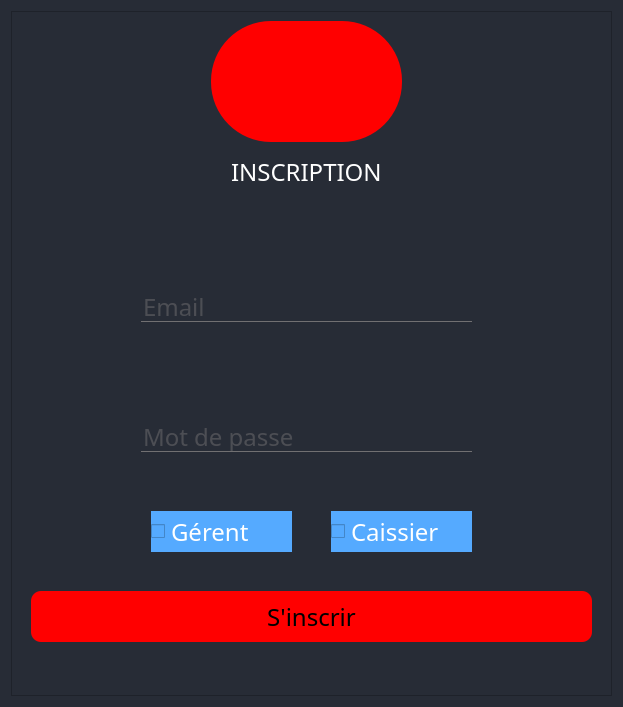
<?xml version="1.0" encoding="UTF-8"?>
<ui version="4.0">
 <class>inscrit</class>
 <widget class="QDialog" name="inscrit">
  <property name="geometry">
   <rect>
    <x>0</x>
    <y>0</y>
    <width>623</width>
    <height>707</height>
   </rect>
  </property>
  <property name="minimumSize">
   <size>
    <width>623</width>
    <height>0</height>
   </size>
  </property>
  <property name="maximumSize">
   <size>
    <width>623</width>
    <height>16777215</height>
   </size>
  </property>
  <property name="windowTitle">
   <string>Dialog</string>
  </property>
  <property name="styleSheet">
   <string notr="true">

*{
	font-family:century gothic;
	font-size:24px;
}
QDialog{
background-color: rgb(39, 44, 54);
}
QFrame
{
	background:rgb(39, 44, 54);
}

QPushButton
{
background-color: red ;/** for example **/
border-radius:10px;

}
QToolButton
{
image:url(:img/login.png);
background-color: red ;/** for example **/
border-radius:60px;

}
QLabel
{
color:white;
}
QMainWindow
{
background:transparent;
}

QPushButton:hover
{
background-color:rgb(170, 0, 0)  ;/** for example **/
	
border-radius:5px;

}
QLineEdit
{
background:transparent;
border:none;
color:#717072;
border-bottom:1px solid #717072;
}</string>
  </property>
  <layout class="QHBoxLayout" name="horizontalLayout">
   <item>
    <widget class="QFrame" name="frame">
     <property name="frameShape">
      <enum>QFrame::StyledPanel</enum>
     </property>
     <property name="frameShadow">
      <enum>QFrame::Raised</enum>
     </property>
     <widget class="QLabel" name="label_2">
      <property name="geometry">
       <rect>
        <x>220</x>
        <y>130</y>
        <width>181</width>
        <height>61</height>
       </rect>
      </property>
      <property name="styleSheet">
       <string notr="true"/>
      </property>
      <property name="text">
       <string>INSCRIPTION</string>
      </property>
      <property name="alignment">
       <set>Qt::AlignLeading|Qt::AlignLeft|Qt::AlignVCenter</set>
      </property>
     </widget>
     <widget class="QToolButton" name="toolButton_2">
      <property name="geometry">
       <rect>
        <x>200</x>
        <y>10</y>
        <width>191</width>
        <height>121</height>
       </rect>
      </property>
      <property name="styleSheet">
       <string notr="true">image: url(:/login.png);</string>
      </property>
      <property name="text">
       <string/>
      </property>
     </widget>
     <widget class="QPushButton" name="pushButton_4">
      <property name="geometry">
       <rect>
        <x>20</x>
        <y>580</y>
        <width>561</width>
        <height>51</height>
       </rect>
      </property>
      <property name="styleSheet">
       <string notr="true">font: 75 18pt &quot;MS Shell Dlg 2&quot;;</string>
      </property>
      <property name="text">
       <string>S'inscrir</string>
      </property>
     </widget>
     <widget class="QLineEdit" name="lineEdit_3">
      <property name="geometry">
       <rect>
        <x>130</x>
        <y>280</y>
        <width>331</width>
        <height>31</height>
       </rect>
      </property>
      <property name="text">
       <string/>
      </property>
      <property name="placeholderText">
       <string>Email</string>
      </property>
     </widget>
     <widget class="QLineEdit" name="lineEdit_4">
      <property name="geometry">
       <rect>
        <x>130</x>
        <y>410</y>
        <width>331</width>
        <height>31</height>
       </rect>
      </property>
      <property name="text">
       <string/>
      </property>
      <property name="placeholderText">
       <string>Mot de passe</string>
      </property>
     </widget>
     <widget class="QCheckBox" name="checkBox_2">
      <property name="geometry">
       <rect>
        <x>140</x>
        <y>500</y>
        <width>141</width>
        <height>41</height>
       </rect>
      </property>
      <property name="font">
       <font>
        <family>century gothic</family>
        <pointsize>-1</pointsize>
       </font>
      </property>
      <property name="styleSheet">
       <string notr="true">
QCheckBox::indicator:checked {
	background-color: rgb(170, 0, 0);

}
QCheckBox {
background-color: rgb(85, 170, 255);
color :rgb(255, 255, 255);
}
QCheckBox:hover {
	background-color: rgb(57, 65, 80);
	border: 2px solid rgb(61, 70, 86);
}
QCheckBox:pressed {	
	background-color: rgb(35, 40, 49);
	border: 2px solid rgb(43, 50, 61);
}
</string>
      </property>
      <property name="text">
       <string>Gérent</string>
      </property>
      <attribute name="buttonGroup">
       <string notr="true">buttonGroup</string>
      </attribute>
     </widget>
     <widget class="QCheckBox" name="checkBox_4">
      <property name="geometry">
       <rect>
        <x>320</x>
        <y>500</y>
        <width>141</width>
        <height>41</height>
       </rect>
      </property>
      <property name="font">
       <font>
        <family>century gothic</family>
        <pointsize>-1</pointsize>
       </font>
      </property>
      <property name="styleSheet">
       <string notr="true">
QCheckBox::indicator:checked {
	background-color: rgb(170, 0, 0);

}
QCheckBox {
background-color: rgb(85, 170, 255);
color :rgb(255, 255, 255);
}
QCheckBox:hover {
	background-color: rgb(57, 65, 80);
	border: 2px solid rgb(61, 70, 86);
}
QCheckBox:pressed {	
	background-color: rgb(35, 40, 49);
	border: 2px solid rgb(43, 50, 61);
}
</string>
      </property>
      <property name="text">
       <string>Caissier</string>
      </property>
      <attribute name="buttonGroup">
       <string notr="true">buttonGroup</string>
      </attribute>
     </widget>
    </widget>
   </item>
  </layout>
 </widget>
 <resources/>
 <connections/>
 <buttongroups>
  <buttongroup name="buttonGroup"/>
 </buttongroups>
</ui>
